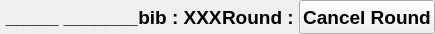
<?xml version="1.0" encoding="UTF-8"?>
<ui version="4.0">
 <class>WPilot</class>
 <widget class="QWidget" name="WPilot">
  <property name="geometry">
   <rect>
    <x>0</x>
    <y>0</y>
    <width>429</width>
    <height>34</height>
   </rect>
  </property>
  <property name="sizePolicy">
   <sizepolicy hsizetype="Preferred" vsizetype="Preferred">
    <horstretch>0</horstretch>
    <verstretch>0</verstretch>
   </sizepolicy>
  </property>
  <property name="windowTitle">
   <string>Form</string>
  </property>
  <layout class="QGridLayout" name="gridLayout">
   <property name="leftMargin">
    <number>0</number>
   </property>
   <property name="topMargin">
    <number>0</number>
   </property>
   <property name="rightMargin">
    <number>0</number>
   </property>
   <property name="bottomMargin">
    <number>0</number>
   </property>
   <property name="spacing">
    <number>0</number>
   </property>
   <item row="0" column="0">
    <layout class="QHBoxLayout" name="horizontalLayout">
     <item>
      <widget class="QLabel" name="pilotName">
       <property name="sizePolicy">
        <sizepolicy hsizetype="Preferred" vsizetype="Preferred">
         <horstretch>0</horstretch>
         <verstretch>0</verstretch>
        </sizepolicy>
       </property>
       <property name="minimumSize">
        <size>
         <width>0</width>
         <height>0</height>
        </size>
       </property>
       <property name="font">
        <font>
         <pointsize>14</pointsize>
         <weight>75</weight>
         <bold>true</bold>
        </font>
       </property>
       <property name="text">
        <string> _____ _______</string>
       </property>
       <property name="alignment">
        <set>Qt::AlignCenter</set>
       </property>
      </widget>
     </item>
     <item>
      <widget class="QLabel" name="bib">
       <property name="sizePolicy">
        <sizepolicy hsizetype="Preferred" vsizetype="Preferred">
         <horstretch>0</horstretch>
         <verstretch>0</verstretch>
        </sizepolicy>
       </property>
       <property name="font">
        <font>
         <pointsize>14</pointsize>
         <weight>75</weight>
         <bold>true</bold>
        </font>
       </property>
       <property name="text">
        <string>bib : XXX</string>
       </property>
       <property name="alignment">
        <set>Qt::AlignCenter</set>
       </property>
      </widget>
     </item>
     <item>
      <widget class="QLabel" name="round">
       <property name="font">
        <font>
         <pointsize>14</pointsize>
         <weight>75</weight>
         <bold>true</bold>
        </font>
       </property>
       <property name="text">
        <string>Round : </string>
       </property>
      </widget>
     </item>
     <item>
      <widget class="QPushButton" name="Btn_CancelRound">
       <property name="sizePolicy">
        <sizepolicy hsizetype="Minimum" vsizetype="Preferred">
         <horstretch>0</horstretch>
         <verstretch>0</verstretch>
        </sizepolicy>
       </property>
       <property name="maximumSize">
        <size>
         <width>16777215</width>
         <height>16777215</height>
        </size>
       </property>
       <property name="font">
        <font>
         <pointsize>14</pointsize>
         <weight>75</weight>
         <bold>true</bold>
        </font>
       </property>
       <property name="text">
        <string>Cancel Round</string>
       </property>
      </widget>
     </item>
    </layout>
   </item>
  </layout>
 </widget>
 <resources/>
 <connections/>
</ui>
